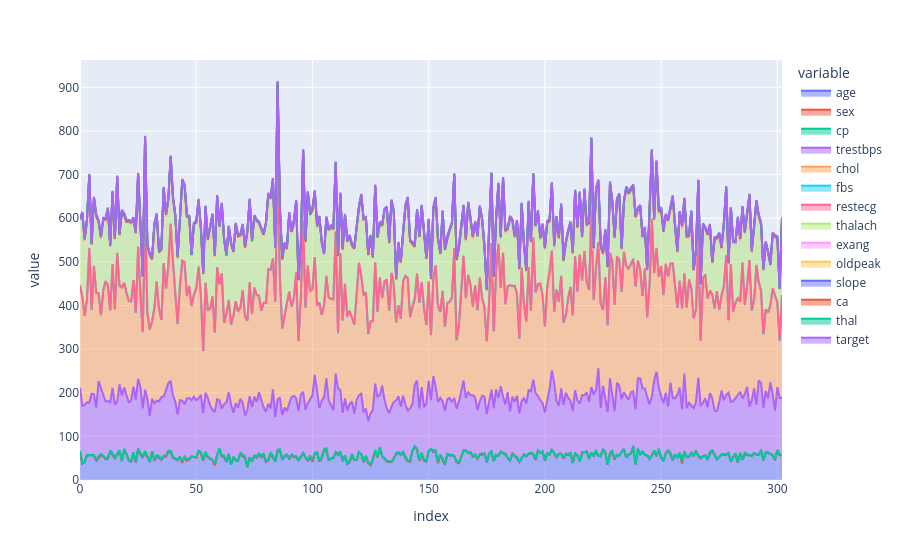

Notebook code cell kept with this figure:
### Code cell
px.area(data)

### Figure 1 — Plotly figure (JSON) as saved in the notebook; plotly's stock layout.template omitted (floating-point values rounded to 4 significant figures; data arrays with more than 128 entries replaced by an {"elided": "..."} marker saying what was removed)
{"data": [{"fillpattern": {"shape": ""}, "hovertemplate": "variable=age<br>index=%{x}<br>value=%{y}<extra></extra>", "legendgroup": "age", "line": {"color": "#636efa"}, "marker": {"symbol": "circle"}, "mode": "lines", "name": "age", "orientation": "v", "showlegend": true, "stackgroup": "1", "type": "scatter", "x": {"elided": "302 int values"}, "xaxis": "x", "y": {"elided": "302 float values"}, "yaxis": "y"}, {"fillpattern": {"shape": ""}, "hovertemplate": "variable=sex<br>index=%{x}<br>value=%{y}<extra></extra>", "legendgroup": "sex", "line": {"color": "#EF553B"}, "marker": {"symbol": "circle"}, "mode": "lines", "name": "sex", "orientation": "v", "showlegend": true, "stackgroup": "1", "type": "scatter", "x": {"elided": "302 int values"}, "xaxis": "x", "y": {"elided": "302 float values"}, "yaxis": "y"}, {"fillpattern": {"shape": ""}, "hovertemplate": "variable=cp<br>index=%{x}<br>value=%{y}<extra></extra>", "legendgroup": "cp", "line": {"color": "#00cc96"}, "marker": {"symbol": "circle"}, "mode": "lines", "name": "cp", "orientation": "v", "showlegend": true, "stackgroup": "1", "type": "scatter", "x": {"elided": "302 int values"}, "xaxis": "x", "y": {"elided": "302 float values"}, "yaxis": "y"}, {"fillpattern": {"shape": ""}, "hovertemplate": "variable=trestbps<br>index=%{x}<br>value=%{y}<extra></extra>", "legendgroup": "trestbps", "line": {"color": "#ab63fa"}, "marker": {"symbol": "circle"}, "mode": "lines", "name": "trestbps", "orientation": "v", "showlegend": true, "stackgroup": "1", "type": "scatter", "x": {"elided": "302 int values"}, "xaxis": "x", "y": {"elided": "302 float values"}, "yaxis": "y"}, {"fillpattern": {"shape": ""}, "hovertemplate": "variable=chol<br>index=%{x}<br>value=%{y}<extra></extra>", "legendgroup": "chol", "line": {"color": "#FFA15A"}, "marker": {"symbol": "circle"}, "mode": "lines", "name": "chol", "orientation": "v", "showlegend": true, "stackgroup": "1", "type": "scatter", "x": {"elided": "302 int values"}, "xaxis": "x", "y": {"elided": "302 float values"}, "yaxis": "y"}, {"fillpattern": {"shape": ""}, "hovertemplate": "variable=fbs<br>index=%{x}<br>value=%{y}<extra></extra>", "legendgroup": "fbs", "line": {"color": "#19d3f3"}, "marker": {"symbol": "circle"}, "mode": "lines", "name": "fbs", "orientation": "v", "showlegend": true, "stackgroup": "1", "type": "scatter", "x": {"elided": "302 int values"}, "xaxis": "x", "y": {"elided": "302 float values"}, "yaxis": "y"}, {"fillpattern": {"shape": ""}, "hovertemplate": "variable=restecg<br>index=%{x}<br>value=%{y}<extra></extra>", "legendgroup": "restecg", "line": {"color": "#FF6692"}, "marker": {"symbol": "circle"}, "mode": "lines", "name": "restecg", "orientation": "v", "showlegend": true, "stackgroup": "1", "type": "scatter", "x": {"elided": "302 int values"}, "xaxis": "x", "y": {"elided": "302 float values"}, "yaxis": "y"}, {"fillpattern": {"shape": ""}, "hovertemplate": "variable=thalach<br>index=%{x}<br>value=%{y}<extra></extra>", "legendgroup": "thalach", "line": {"color": "#B6E880"}, "marker": {"symbol": "circle"}, "mode": "lines", "name": "thalach", "orientation": "v", "showlegend": true, "stackgroup": "1", "type": "scatter", "x": {"elided": "302 int values"}, "xaxis": "x", "y": {"elided": "302 float values"}, "yaxis": "y"}, {"fillpattern": {"shape": ""}, "hovertemplate": "variable=exang<br>index=%{x}<br>value=%{y}<extra></extra>", "legendgroup": "exang", "line": {"color": "#FF97FF"}, "marker": {"symbol": "circle"}, "mode": "lines", "name": "exang", "orientation": "v", "showlegend": true, "stackgroup": "1", "type": "scatter", "x": {"elided": "302 int values"}, "xaxis": "x", "y": {"elided": "302 float values"}, "yaxis": "y"}, {"fillpattern": {"shape": ""}, "hovertemplate": "variable=oldpeak<br>index=%{x}<br>value=%{y}<extra></extra>", "legendgroup": "oldpeak", "line": {"color": "#FECB52"}, "marker": {"symbol": "circle"}, "mode": "lines", "name": "oldpeak", "orientation": "v", "showlegend": true, "stackgroup": "1", "type": "scatter", "x": {"elided": "302 int values"}, "xaxis": "x", "y": {"elided": "302 float values"}, "yaxis": "y"}, {"fillpattern": {"shape": ""}, "hovertemplate": "variable=slope<br>index=%{x}<br>value=%{y}<extra></extra>", "legendgroup": "slope", "line": {"color": "#636efa"}, "marker": {"symbol": "circle"}, "mode": "lines", "name": "slope", "orientation": "v", "showlegend": true, "stackgroup": "1", "type": "scatter", "x": {"elided": "302 int values"}, "xaxis": "x", "y": {"elided": "302 float values"}, "yaxis": "y"}, {"fillpattern": {"shape": ""}, "hovertemplate": "variable=ca<br>index=%{x}<br>value=%{y}<extra></extra>", "legendgroup": "ca", "line": {"color": "#EF553B"}, "marker": {"symbol": "circle"}, "mode": "lines", "name": "ca", "orientation": "v", "showlegend": true, "stackgroup": "1", "type": "scatter", "x": {"elided": "302 int values"}, "xaxis": "x", "y": {"elided": "302 float values"}, "yaxis": "y"}, {"fillpattern": {"shape": ""}, "hovertemplate": "variable=thal<br>index=%{x}<br>value=%{y}<extra></extra>", "legendgroup": "thal", "line": {"color": "#00cc96"}, "marker": {"symbol": "circle"}, "mode": "lines", "name": "thal", "orientation": "v", "showlegend": true, "stackgroup": "1", "type": "scatter", "x": {"elided": "302 int values"}, "xaxis": "x", "y": {"elided": "302 float values"}, "yaxis": "y"}, {"fillpattern": {"shape": ""}, "hovertemplate": "variable=target<br>index=%{x}<br>value=%{y}<extra></extra>", "legendgroup": "target", "line": {"color": "#ab63fa"}, "marker": {"symbol": "circle"}, "mode": "lines", "name": "target", "orientation": "v", "showlegend": true, "stackgroup": "1", "type": "scatter", "x": {"elided": "302 int values"}, "xaxis": "x", "y": {"elided": "302 float values"}, "yaxis": "y"}], "layout": {"legend": {"title": {"text": "variable"}, "tracegroupgap": 0}, "margin": {"t": 60}, "xaxis": {"anchor": "y", "domain": [0, 1], "title": {"text": "index"}}, "yaxis": {"anchor": "x", "domain": [0, 1], "title": {"text": "value"}}}}
